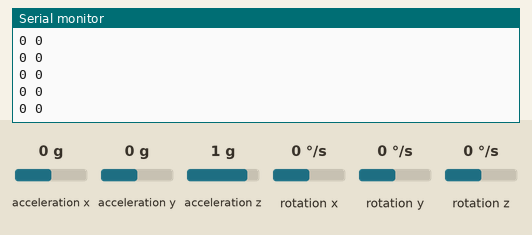
A sketch run on a simulated Arduino Uno, built with avr-gcc and run on an emulated ATmega328P. On the bench: the last lines printed to the serial monitor. The inputs (shaded band) are chosen by the test bench; at power-on: rotation x 0 °/s, rotation y 0 °/s, acceleration x 0 g, acceleration y 0 g, acceleration z 1 g, rotation z 0 °/s.

Above: at 1.2 s.
1.3 s: rotation x set to -192 °/s
At 1.9 s:
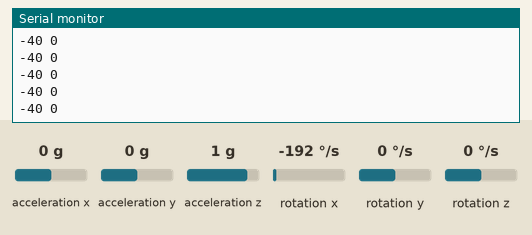
2.8 s: rotation x set to 0 °/s
At 3.3 s:
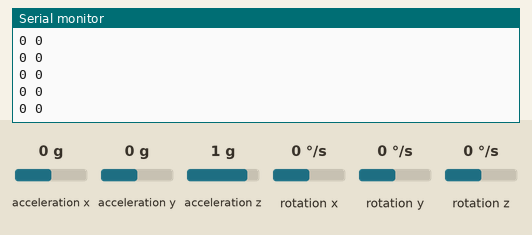
5.8 s: rotation y set to -192 °/s
At 6.3 s:
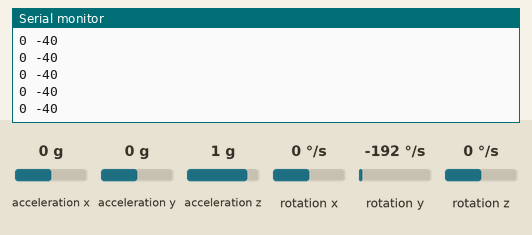

Measured:
- after the input at 1.3 s, the serial monitor: prints a new line after 0.07 s (image 1)
- after the input at 5.8 s, the serial monitor: prints a new line after 0.07 s (image 3)

The sketch:

Mouse_simulation.ino
```cpp
#include <Wire.h>
#include <I2Cdev.h>
#include <MPU6050.h>
//#include <Mouse.h>

String data = "";
MPU6050 mpu;

int ax, ay, az;
int gx, gy, gz;
int x,y;

int angleToDistance(int a)
{
  if      (a < -80) return -40;
  else if (a < -65) return -20;
  else if (a < -50) return -10;
  else if (a < -15) return -5;
  else if (a < -5)  return -1;
  else if (a > 80)  return 40;
  else if (a > 65)  return 20;
  else if (a > 50)  return 10;
  else if (a > 15)  return 5;
  else if (a > 5)   return 1;
  else              return 0;
}

void setup()
{
  Serial.begin(9600);
  Wire.begin();
  //Mouse.begin();
  mpu.initialize();
  if (!mpu.testConnection())
  {
    while (1);
  }
}
void loop()
{
  //if (digitalRead(2) == LOW).
  //{
    data = "";
    mpu.getMotion6(&ax, &ay, &az, &gx, &gy, &gz);
    x = angleToDistance(map(gx, -16000, 16000, -90, 90));
    y = angleToDistance(map(gy, -16000, 16000, -90, 90));

    data += x;
    data += " ";
    data += y;
    Serial.println(data);
    //Mouse.move(x,y);
  //}
}
```
